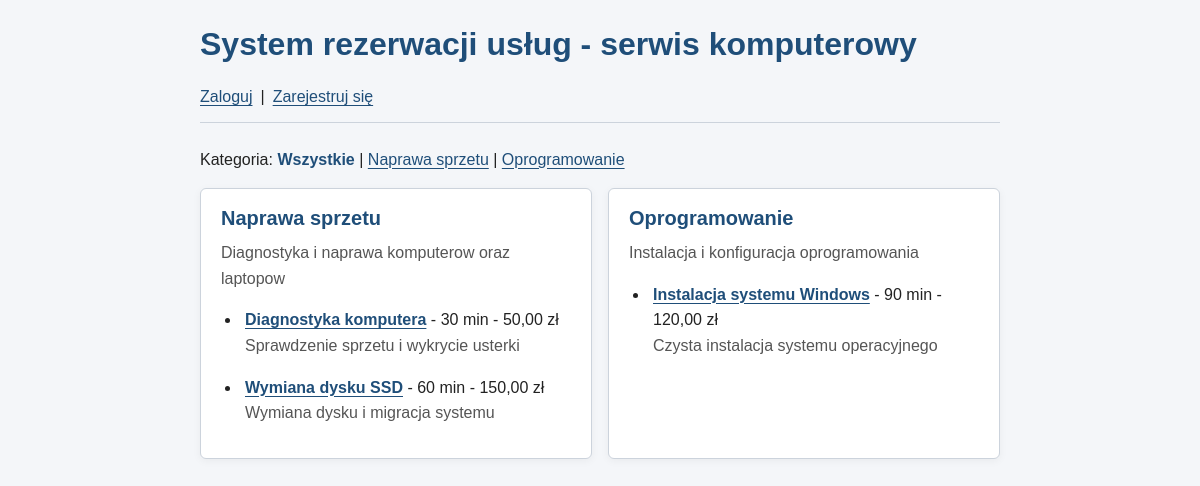
Before: / with the older database file.
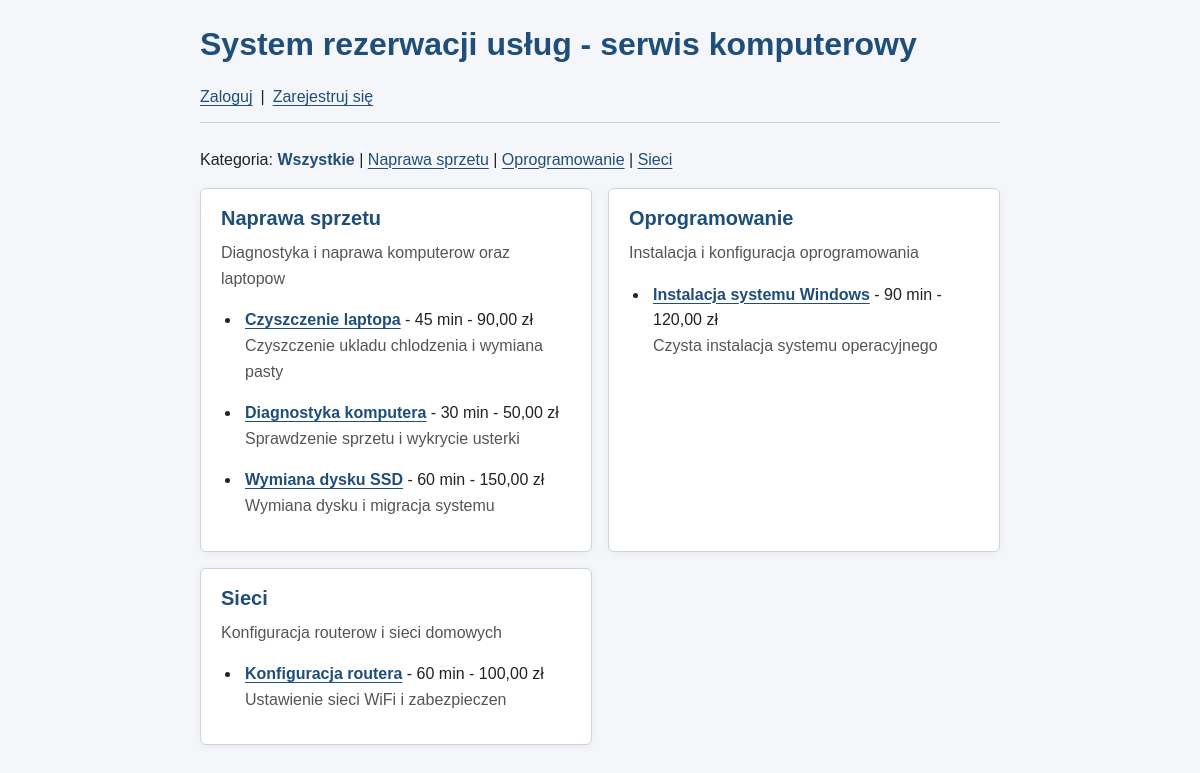
After: the same page with the newer database file.
### tables this page shows
CREATE TABLE kategorie_uslug (
    id INT AUTO_INCREMENT PRIMARY KEY,
    nazwa VARCHAR(100) NOT NULL,
    opis TEXT
);

CREATE TABLE uslugi (
    id INT AUTO_INCREMENT PRIMARY KEY,
    kategoria_id INT NOT NULL,
    nazwa VARCHAR(100) NOT NULL,
    opis TEXT,
    czas_trwania INT NOT NULL,
    cena DECIMAL(8,2) NOT NULL,
    aktywna TINYINT(1) NOT NULL DEFAULT 1,
    FOREIGN KEY (kategoria_id) REFERENCES kategorie_uslug(id) ON DELETE RESTRICT,
    CHECK (czas_trwania > 0),
    CHECK (cena >= 0)
);

### includes/auth.php (called while the page is built, shortened)
<?php
function zalogowany(): bool
{
    return isset($_SESSION['user_id'])
        && is_int($_SESSION['user_id'])
        && $_SESSION['user_id'] > 0;
}

### public/index.php (the view, shortened to what this page needs)
<?php
require_once __DIR__ . '/../includes/auth.php';
require_once __DIR__ . '/../config/database.php';
if (!function_exists('e')) {
    function e(?string $wartosc): string
    {
        return htmlspecialchars($wartosc ?? '', ENT_QUOTES | ENT_SUBSTITUTE, 'UTF-8');
    }
}
$wybranaKategoria = isset($_GET['kategoria']) && is_string($_GET['kategoria']) && ctype_digit($_GET['kategoria'])
    ? (int) $_GET['kategoria']
    : 0;
$wszystkieKategorie = $pdo->query('SELECT id, nazwa FROM kategorie_uslug ORDER BY nazwa')->fetchAll(PDO::FETCH_ASSOC);
$stmt = $pdo->prepare(
    'SELECT k.id AS kategoria_id,
            k.nazwa AS kategoria_nazwa,
            k.opis AS kategoria_opis,
            u.id AS usluga_id,
            u.nazwa AS usluga_nazwa,
            u.opis AS usluga_opis,
            u.czas_trwania,
            u.cena
     FROM kategorie_uslug k
     LEFT JOIN uslugi u ON u.kategoria_id = k.id AND u.aktywna = 1
     WHERE ? = 0 OR k.id = ?
     ORDER BY k.nazwa, u.nazwa'
);
$stmt->execute([$wybranaKategoria, $wybranaKategoria]);
$wyniki = $stmt->fetchAll(PDO::FETCH_ASSOC);
$kategorie = [];
foreach ($wyniki as $wiersz) {
    $id = (int) $wiersz['kategoria_id'];
    $kategorie[$id] ??= [
        'nazwa'  => $wiersz['kategoria_nazwa'],
        'opis'   => $wiersz['kategoria_opis'],
        'uslugi' => [],
    ];
    if ($wiersz['usluga_nazwa'] !== null) {
        $kategorie[$id]['uslugi'][] = [
            'id'           => (int) $wiersz['usluga_id'],
            'nazwa'        => $wiersz['usluga_nazwa'],
            'opis'         => $wiersz['usluga_opis'],
            'czas_trwania' => (int) $wiersz['czas_trwania'],
            'cena'         => number_format((float) $wiersz['cena'], 2, ',', ' '),
        ];
    }
}
$zalogowany = zalogowany();
$imie       = $_SESSION['user_imie'] ?? '';
$rola       = $_SESSION['user_rola'] ?? '';
?>
<!DOCTYPE html>
<html lang="pl">
<head>
    <link rel="stylesheet" href="../css/style.css">
</head>
<body>
    <h1>System rezerwacji usług - serwis komputerowy</h1>
    <nav>
        <?php if ($zalogowany): ?>
            <span>Witaj, <?= e($imie) ?></span>
            | <a href="<?= e(adresPanelu($rola)) ?>">Mój panel</a>
            | <a href="wyloguj.php">Wyloguj</a>
        <?php else: ?>
            <a href="logowanie.php">Zaloguj</a>
            | <a href="rejestracja.php">Zarejestruj się</a>
        <?php endif; ?>
    </nav>
    <p class="filtr-kategorii">
        Kategoria:
        <a href="index.php"<?= $wybranaKategoria === 0 ? ' aria-current="page"' : '' ?>>Wszystkie</a>
        <?php foreach ($wszystkieKategorie as $k): ?>
            | <a href="index.php?kategoria=<?= (int) $k['id'] ?>"<?= (int) $k['id'] === $wybranaKategoria ? ' aria-current="page"' : '' ?>><?= e($k['nazwa']) ?></a>
        <?php endforeach; ?>
    </p>
    <main class="uslugi">
        <?php foreach ($kategorie as $kategoria): ?>
            <section class="kategoria">
                <h2><?= e($kategoria['nazwa']) ?></h2>
                <?php if ($kategoria['opis']): ?>
                    <p><?= e($kategoria['opis']) ?></p>
                <?php endif; ?>
                <?php if ($kategoria['uslugi']): ?>
                    <ul>
                        <?php foreach ($kategoria['uslugi'] as $usluga): ?>
                            <li>
                                <strong><a href="usluga.php?id=<?= $usluga['id'] ?>"><?= e($usluga['nazwa']) ?></a></strong>
                                - <?= $usluga['czas_trwania'] ?> min
                                - <?= $usluga['cena'] ?> zł
                                <?php if ($usluga['opis']): ?>
                                    <p><?= e($usluga['opis']) ?></p>
                                <?php endif; ?>
                            </li>
                        <?php endforeach; ?>
                    </ul>
                <?php else: ?>
                    <p>Brak aktywnych usług w tej kategorii.</p>
                <?php endif; ?>
            </section>
        <?php endforeach; ?>
    </main>
</body>
</html>

Changed rows visible on the page:
added kategorie_uslug: nazwa "Sieci"
added uslugi: nazwa "Czyszczenie laptopa", czas_trwania "45", cena "90,00", opis "Czyszczenie ukladu chlodzenia i wymiana pasty", shown under "Naprawa sprzetu"
added uslugi: kategoria.nazwa "Sieci", kategoria.opis "Konfiguracja routerow i sieci domowych", nazwa "Konfiguracja routera", czas_trwania "60", cena "100,00", opis "Ustawienie sieci WiFi i zabezpieczen"
